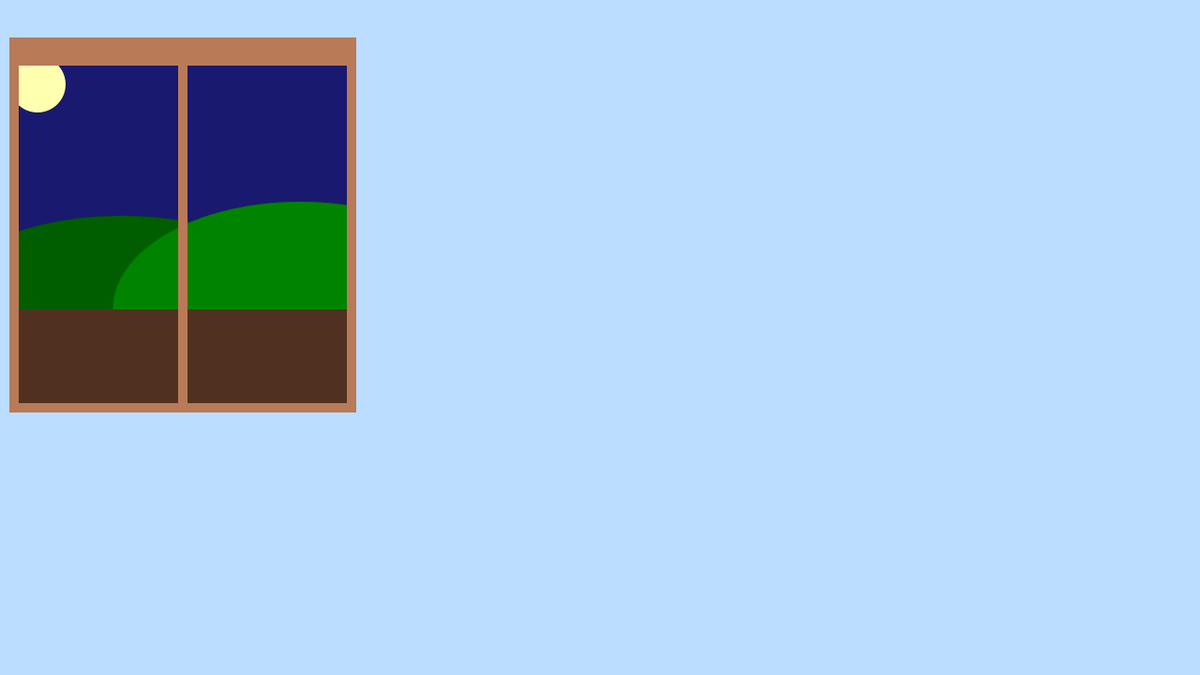
Frame 1 (no input)
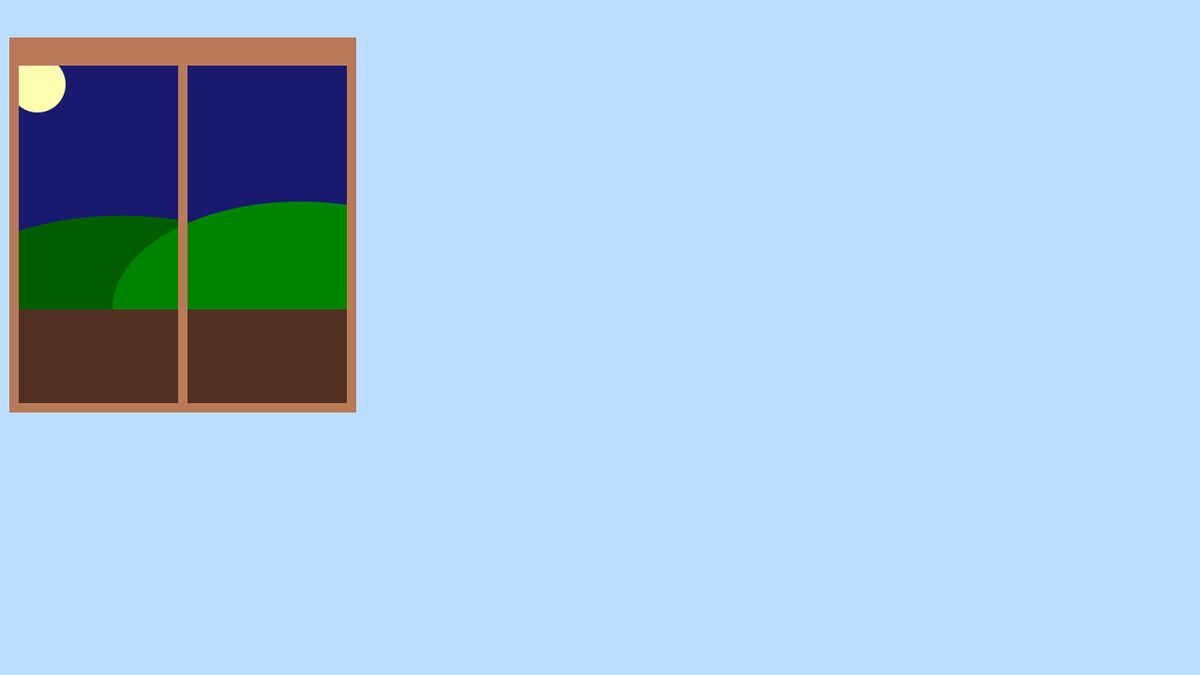
Frame 60 (the mouse pressed at the canvas centre just before this capture)
Frame 120 (the mouse held since frame 60 and released just before this capture): identical to frame 60, image omitted

The Processing sketch that drew these frames (run headless with seeded random() and noise(); from frame 60 on, the mouse is pressed at the canvas centre):

// Processing sketch: dinding
// ── dinding.pde
void setup()
{
  size(1280, 720);
}

void draw ()
{
  background(25, 25, 112);
  int d, e, f;
  d=second();
  e=minute();
  f=hour();

  //gunung
  strokeWeight(0);
  fill(0, 94, 0);
  arc(130, 330, 400, 200, (180*PI)/180, (360*PI)/180);
  fill(0, 132, 0);
  arc(320, 330, 400, 230, (180*PI)/180, (360*PI)/180);


  //bulan
  fill(255, 255, 176);
  ellipse(40, 90, 60, 60);


  //lahan
  noStroke();
  fill(80, 49, 33);
  quad(0, 330, 380, 330, 380, 450, 0, 450);


  //dinding
  strokeWeight(0);
  noStroke();
  fill(187, 221, 255);
  //atas
  quad(0, 0, 1280, 0, 1280, 40, 0, 40);
  //kanan
  quad(370, 0, 1280, 0, 1280, 720, 370, 720);
  //kiri
  quad(0, 0, 20, 0, 20, 720, 0, 720);
  //bawah
  quad(0, 440, 1280, 440, 380, 1280, 0, 1280);


  //jendela
  strokeWeight(0);
  fill(185, 122, 87);
  quad(10, 40, 380, 40, 380, 70, 10, 70);
  quad(10, 440, 380, 440, 380, 430, 10, 430);
  line(10, 50, 380, 50);
  line(10, 60, 380, 60);
  quad(10, 40, 20, 40, 20, 440, 10, 440);
  quad(370, 40, 380, 40, 380, 440, 370, 440);
  quad(190, 40, 200, 40, 200, 440, 190, 440);
}
